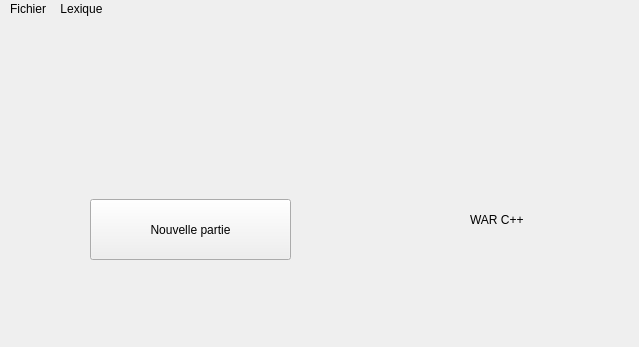
<?xml version="1.0" encoding="UTF-8"?>
<ui version="4.0">
 <class>MainWindow</class>
 <widget class="QMainWindow" name="MainWindow">
  <property name="geometry">
   <rect>
    <x>0</x>
    <y>0</y>
    <width>639</width>
    <height>347</height>
   </rect>
  </property>
  <property name="windowTitle">
   <string>War C++</string>
  </property>
  <property name="autoFillBackground">
   <bool>false</bool>
  </property>
  <property name="styleSheet">
   <string notr="true">font: italic 12pt &quot;Sylfaen&quot;;
border-color: qlineargradient(spread:pad, x1:0.47695, y1:0.688, x2:0.492462, y2:0.011, stop:0 rgba(238, 223, 141, 255), stop:1 rgba(255, 255, 255, 255));
</string>
  </property>
  <widget class="QWidget" name="centralWidget">
   <widget class="QLabel" name="Titre">
    <property name="geometry">
     <rect>
      <x>470</x>
      <y>180</y>
      <width>101</width>
      <height>41</height>
     </rect>
    </property>
    <property name="styleSheet">
     <string notr="true">font: italic 16pt &quot;Sylfaen&quot;;
background-image: url(:/fond/images/panneau2.png);
</string>
    </property>
    <property name="text">
     <string>WAR C++</string>
    </property>
   </widget>
   <widget class="QPushButton" name="btnLaunch">
    <property name="geometry">
     <rect>
      <x>90</x>
      <y>180</y>
      <width>201</width>
      <height>61</height>
     </rect>
    </property>
    <property name="styleSheet">
     <string notr="true">font: 75 italic 24pt &quot;Brush Script MT&quot;;
background-image: url(:/fond/images/nouvelle_partie.jpg);</string>
    </property>
    <property name="text">
     <string>Nouvelle partie</string>
    </property>
   </widget>
   <widget class="QLabel" name="Titre_2">
    <property name="geometry">
     <rect>
      <x>410</x>
      <y>100</y>
      <width>231</width>
      <height>221</height>
     </rect>
    </property>
    <property name="styleSheet">
     <string notr="true">font: italic 16pt &quot;Sylfaen&quot;;
background-image: url(:/fond/images/panneau.png);</string>
    </property>
    <property name="text">
     <string/>
    </property>
   </widget>
   <widget class="QLabel" name="label">
    <property name="geometry">
     <rect>
      <x>0</x>
      <y>0</y>
      <width>641</width>
      <height>321</height>
     </rect>
    </property>
    <property name="styleSheet">
     <string notr="true">background-image: url(:/fond/Lexique);</string>
    </property>
    <property name="text">
     <string/>
    </property>
   </widget>
   <zorder>label</zorder>
   <zorder>Titre_2</zorder>
   <zorder>btnLaunch</zorder>
   <zorder>Titre</zorder>
  </widget>
  <widget class="QMenuBar" name="menuBar">
   <property name="geometry">
    <rect>
     <x>0</x>
     <y>0</y>
     <width>639</width>
     <height>28</height>
    </rect>
   </property>
   <property name="autoFillBackground">
    <bool>false</bool>
   </property>
   <widget class="QMenu" name="menuFichier">
    <property name="title">
     <string>Fichier</string>
    </property>
    <addaction name="actionNouvelle_Partie"/>
    <addaction name="actionCharger_Partie"/>
    <addaction name="actionQuitter"/>
   </widget>
   <widget class="QMenu" name="menuLexique">
    <property name="title">
     <string>Lexique</string>
    </property>
    <addaction name="actionR_gles"/>
    <addaction name="actionR_gions"/>
    <addaction name="actionPeuples"/>
    <addaction name="actionPouvoirs"/>
   </widget>
   <addaction name="menuFichier"/>
   <addaction name="menuLexique"/>
  </widget>
  <action name="actionNouvelle_Partie">
   <property name="text">
    <string>Nouvelle Partie</string>
   </property>
  </action>
  <action name="actionCharger_Partie">
   <property name="text">
    <string>Charger Partie</string>
   </property>
  </action>
  <action name="actionQuitter">
   <property name="text">
    <string>Quitter</string>
   </property>
  </action>
  <action name="actionR_gles">
   <property name="text">
    <string>Règles</string>
   </property>
  </action>
  <action name="actionR_gions">
   <property name="text">
    <string>Régions</string>
   </property>
  </action>
  <action name="actionPeuples">
   <property name="text">
    <string>Peuples</string>
   </property>
  </action>
  <action name="actionPouvoirs">
   <property name="text">
    <string>Pouvoirs</string>
   </property>
  </action>
 </widget>
 <layoutdefault spacing="6" margin="11"/>
 <resources/>
 <connections/>
</ui>
